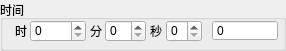
     <widget class="QGroupBox" name="groupBox_time">
      <property name="enabled">
       <bool>true</bool>
      </property>
      <property name="geometry">
       <rect>
        <x>600</x>
        <y>470</y>
        <width>286</width>
        <height>51</height>
       </rect>
      </property>
      <property name="title">
       <string>时间</string>
      </property>
      <widget class="QSpinBox" name="spinBox_all_time_s">
       <property name="enabled">
        <bool>true</bool>
       </property>
       <property name="geometry">
        <rect>
         <x>212</x>
         <y>20</y>
         <width>66</width>
         <height>21</height>
        </rect>
       </property>
       <property name="readOnly">
        <bool>false</bool>
       </property>
       <property name="buttonSymbols">
        <enum>QAbstractSpinBox::NoButtons</enum>
       </property>
       <property name="minimum">
        <number>0</number>
       </property>
       <property name="maximum">
        <number>2147483647</number>
       </property>
       <property name="value">
        <number>0</number>
       </property>
      </widget>
      <widget class="QSpinBox" name="spinBox_time_m">
       <property name="geometry">
        <rect>
         <x>105</x>
         <y>20</y>
         <width>41</width>
         <height>22</height>
        </rect>
       </property>
       <property name="minimum">
        <number>0</number>
       </property>
       <property name="maximum">
        <number>59</number>
       </property>
      </widget>
      <widget class="QSpinBox" name="spinBox_time_s">
       <property name="geometry">
        <rect>
         <x>166</x>
         <y>20</y>
         <width>36</width>
         <height>22</height>
        </rect>
       </property>
       <property name="minimum">
        <number>0</number>
       </property>
       <property name="maximum">
        <number>59</number>
       </property>
      </widget>
      <widget class="QLabel" name="label_time_s">
       <property name="enabled">
        <bool>true</bool>
       </property>
       <property name="geometry">
        <rect>
         <x>150</x>
         <y>20</y>
         <width>16</width>
         <height>21</height>
        </rect>
       </property>
       <property name="text">
        <string>秒</string>
       </property>
      </widget>
      <widget class="QLabel" name="label_time_h">
       <property name="enabled">
        <bool>true</bool>
       </property>
       <property name="geometry">
        <rect>
         <x>15</x>
         <y>20</y>
         <width>16</width>
         <height>21</height>
        </rect>
       </property>
       <property name="text">
        <string>时</string>
       </property>
      </widget>
      <widget class="QSpinBox" name="spinBox_time_h">
       <property name="geometry">
        <rect>
         <x>30</x>
         <y>20</y>
         <width>56</width>
         <height>22</height>
        </rect>
       </property>
       <property name="minimum">
        <number>0</number>
       </property>
       <property name="maximum">
        <number>596523</number>
       </property>
      </widget>
      <widget class="QLabel" name="label_time_m">
       <property name="enabled">
        <bool>true</bool>
       </property>
       <property name="geometry">
        <rect>
         <x>90</x>
         <y>20</y>
         <width>21</width>
         <height>21</height>
        </rect>
       </property>
       <property name="text">
        <string>分</string>
       </property>
      </widget>
     </widget>
